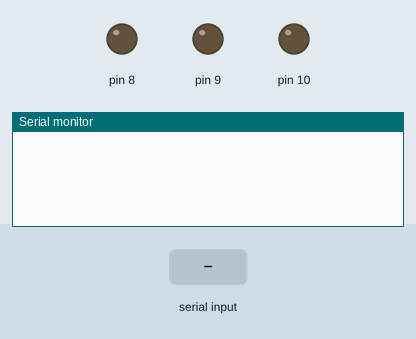
A sketch run on a simulated Arduino Uno, built with avr-gcc and run on an emulated ATmega328P. On the bench: output pins drawn as LEDs (lit = HIGH), the last lines printed to the serial monitor. The test bench sets the inputs (shaded band).

Above: at 1.2 s.
1.3 s: "ON\n" received over Serial
At 2.5 s:
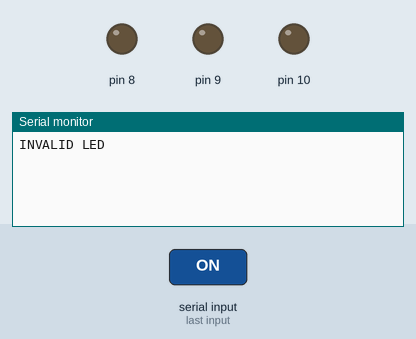
2.8 s: "STATUS\n" received over Serial
At 3.5 s:
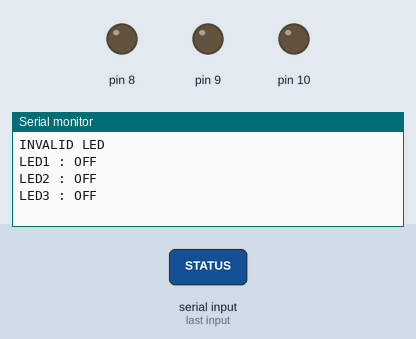

Measured:
- after the input at 1.3 s, the serial monitor: prints a new line at once (image 1)
- after the input at 2.8 s, the serial monitor: prints a new line at once (image 2)

The sketch:

15_multi_led_controller.ino
```cpp
/*
 * Challenge #15: Multi LED Controller
 *
 * Sketch Name:
 *
 *   15_multi_led_controller
 *
 * Objective:
 *
 *   Control multiple LEDs through Serial
 *   commands.
 *
 * Hardware:
 *
 *   LED1 -> Pin 8
 *   LED2 -> Pin 9
 *   LED3 -> Pin 10
 *
 * Commands:
 *
 *   ON 1
 *   OFF 2
 *   TOGGLE 3
 *   STATUS
 *
 * Examples:
 *
 *   ON 1
 *     -> Turns LED1 ON
 *
 *   OFF 2
 *     -> Turns LED2 OFF
 *
 *   TOGGLE 3
 *     -> Toggles LED3
 *
 *   STATUS
 *     -> Prints the state of all LEDs
 *
 * Example Output:
 *
 *   LED1 : ON
 *   LED2 : OFF
 *   LED3 : ON
 *
 * Requirements:
 *
 *   - Use an array of Led objects.
 *
 *   - Read commands from Serial Monitor.
 *
 *   - Support:
 *
 *         ON n
 *         OFF n
 *         TOGGLE n
 *         STATUS
 *
 *   - Validate LED numbers.
 *
 *   Example:
 *
 *       ON 4
 *
 *   should print:
 *
 *       INVALID LED
 *
 * Rules:
 *
 *   - Do not use digitalWrite() directly.
 *
 *   - Use Led class methods only.
 *
 *   - Do not create separate variables:
 *
 *         redLed
 *         yellowLed
 *         greenLed
 *
 *   Use an array instead.
 *
 * Concepts Practiced:
 *
 *   C++:
 *     - Arrays of Objects
 *     - String Parsing
 *     - Index Validation
 *     - Reusable Code
 *
 *   Embedded:
 *     - Serial Command Processing
 *     - Runtime Hardware Control
 *     - Component Scaling
 *
 * Learning Goal:
 *
 *   Move from controlling:
 *
 *       one LED
 *
 *   to controlling:
 *
 *       N LEDs
 *
 *   using the same code structure.
 */

#include "Led.h"
#include <Arduino.h>

Led leds[] = {Led(8), Led(9), Led(10)};
int size = sizeof(leds) / sizeof(leds[0]);

int getLedNumber(String s) {
  int numIndex = s.lastIndexOf(" ");
  int ledNum = s.substring(numIndex).toInt();
  return ledNum;
};

bool isNumValid(int n) { return n >= 1 && n <= size; }

void setup() { Serial.begin(9600); };
void loop() {
  if (Serial.available() > 0) {
    String command = Serial.readStringUntil('\n');
    command.trim();
    int ledNum = getLedNumber(command);
    if (isNumValid(ledNum)) {
      if (command.startsWith("ON")) {
        leds[ledNum - 1].on();
      } else if (command.startsWith("OFF")) {
        leds[ledNum - 1].off();
      } else if (command.startsWith("TOGGLE")) {
        leds[ledNum - 1].toggle();
      }
    } else if (command.equals("STATUS")) {
      for (int i = 1; i <= size; i++) {
        Serial.print("LED");
        Serial.print(i);
        Serial.print(" : ");
        if (leds[i-1].isOn()) {
          Serial.println("ON");
        } else {
          Serial.println("OFF");
        }
      }
    } else {
      Serial.println("INVALID LED");
    }
  }
};
```

Led.h
```cpp
#pragma once
#include <Arduino.h>

class Led {
private:
  uint8_t pin;
  bool state;
  void write() { digitalWrite(pin, state); }

public:
  Led(uint8_t p) {
    pin = p;
    state = false;
    pinMode(pin, OUTPUT);
    write();
  }

  void toggle() {
    state = !state;
    write();
  }
  void on() {
    state = true;
    write();
  }

  void off() {
    state = false;
    write();
  }

  bool isOn() { return state; }
};
```
